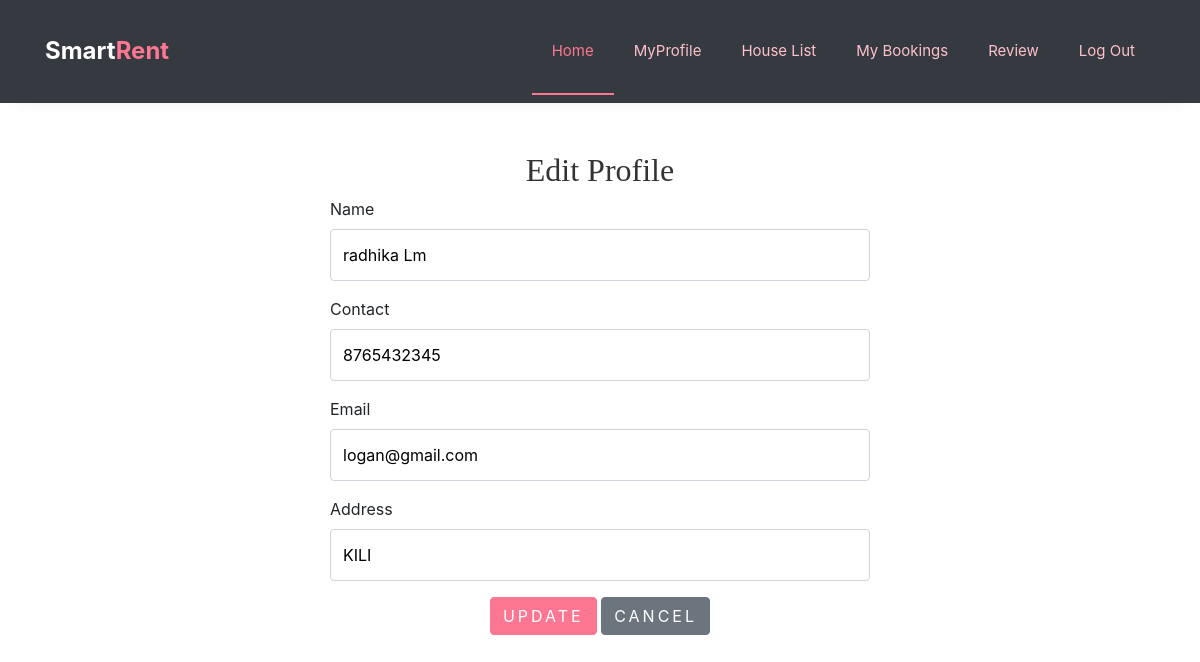
Before: /User/EditProfile/ (signed in) with the older database file.
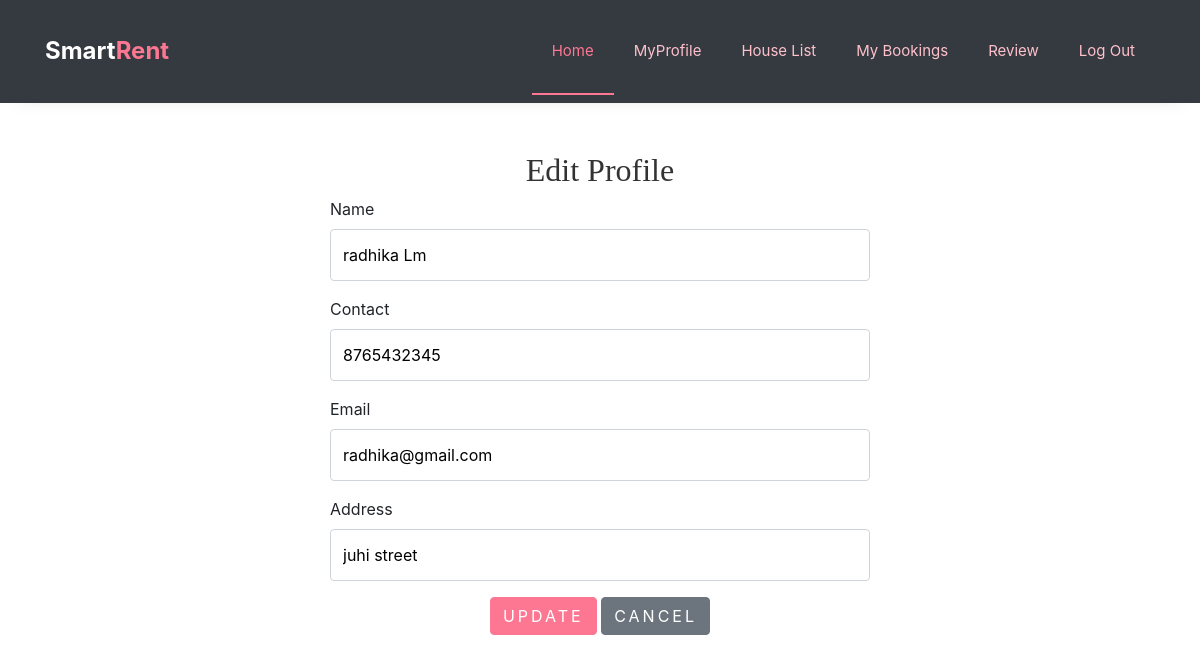
After: the same page with the newer database file.
### Guest/models.py (models this page shows)
class tbl_user(models.Model):
    user_name=models.CharField(max_length=20)
    user_contact=models.CharField(max_length=20)
    user_email=models.EmailField()
    user_gender=models.CharField(max_length=20)
    user_address=models.TextField()
    user_photo=models.FileField(upload_to='UserDocs/')
    user_proof=models.FileField(upload_to='UserDocs/')
    user_password=models.CharField(max_length=20)
    user_status=models.IntegerField(default=0)

### User/views.py (the view)
# urls.py: path('EditProfile/',views.editprofile,name='editprofile'),
def editprofile(request):
    user=tbl_user.objects.get(id=request.session['uid'])
    if request.method=="POST":
        user.user_name=request.POST.get("txt_name")
        user.user_email=request.POST.get("txt_email")
        user.user_contact=request.POST.get("txt_contact")
        user.user_address=request.POST.get("txt_address")
        user.save()
        return redirect('webuser:myprofile')
    else:
        return render(request,'User/EditProfile.html',{'user':user})

### User/Templates/User/EditProfile.html (shortened to what this page needs)
{% extends 'User/Header.html' %}
{% load static %}
{% block content %}
<!DOCTYPE html>
<html lang="en">
<head>
    <link href="https://stackpath.bootstrapcdn.com/bootstrap/4.5.2/css/bootstrap.min.css" rel="stylesheet">
</head>
<body>
    <div class="container mt-5">
        <form action="" method="post">
            <h2 align="center">Edit Profile</h2>
            <div class="row justify-content-center">
                <div class="col-md-6">
                    <div class="form-group">
                        <label for="txt_name">Name</label>
                        <input type="text" class="form-control" name="txt_name" id="txt_name" value="{{user.user_name}}">
                    </div>
                    <div class="form-group">
                        <label for="txt_contact">Contact</label>
                        <input type="text" class="form-control" name="txt_contact" id="txt_contact" value="{{user.user_contact}}">
                    </div>
                    <div class="form-group">
                        <label for="txt_email">Email</label>
                        <input type="text" class="form-control" name="txt_email" id="txt_email" value="{{user.user_email}}">
                    </div>
                    <div class="form-group">
                        <label for="txt_add">Address</label>
                        <input type="text" class="form-control" name="txt_address" id="txt_add" value="{{user.user_address}}">
                    </div>
                    <div class="form-group text-center">
                        <input type="submit" class="btn btn-primary" value="Update">
                        <input type="reset" class="btn btn-secondary" value="Cancel">
                    </div>
                </div>
            </div>
        </form>
    </div>
</body>
</html>
{% endblock content %}

Changed rows visible on the page:
changed tbl_user "radhika Lm": txt_email "logan@gmail.com" → "radhika@gmail.com"; txt_address "KILI" → "juhi street"
